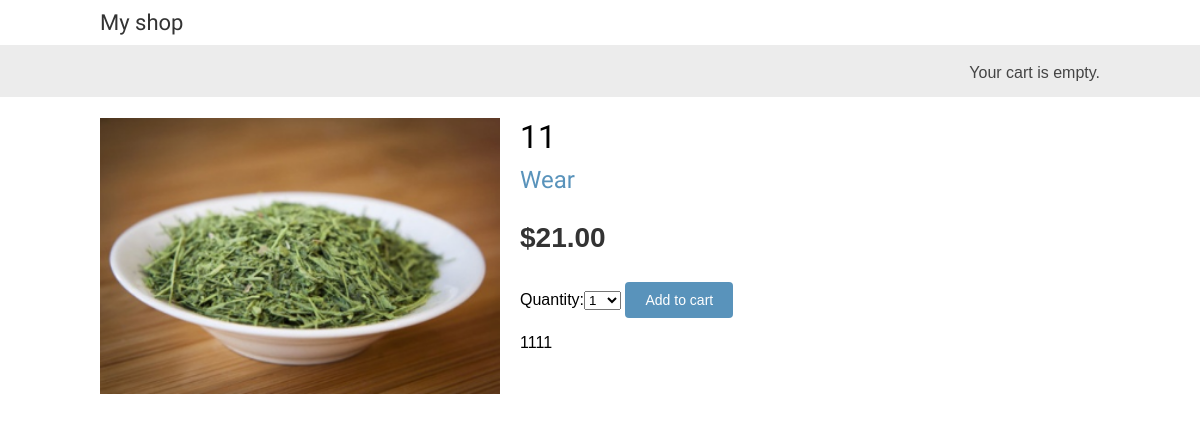
Screenshot of /3/11/ with the database file from the repository.
### shop/models.py (models this page shows, shortened)
class Product(models.Model):
    category = models.ForeignKey(Category, related_name='category', on_delete=models.CASCADE)
    name = models.CharField(max_length=200, db_index=True)
    slug = models.SlugField(max_length=200, db_index=True)
    image = models.ImageField(upload_to='products/%Y/%m/%d', blank=True)
    description = models.TextField(blank=True)
    price = models.DecimalField(max_digits=10, decimal_places=2)
    available = models.BooleanField(default=True)
    created = models.DateTimeField(auto_now_add=True)
    updated = models.DateTimeField(auto_now=True)
    class Meta:
        ordering = ('name',)
        index_together = (('id', 'slug'),)

class Category(models.Model):
    name = models.CharField(max_length=200, db_index=True)
    slug = models.SlugField(max_length=200, db_index=True, unique=True)
    class Meta:
        ordering = ('name',)
        verbose_name = 'category'
        verbose_name_plural = 'categories'
    def __str__(self):
        return self.name
    def get_absolute_url(self):
        return reverse('shop:product_list_by_category', args=[self.slug])

### shop/views.py (the view)
# urls.py: path('<int:id>/<slug:slug>/', views.product_detail, name='product_detail'),
def product_detail(request, id, slug):
    product = get_object_or_404(Product, id=id, slug=slug, available=True)
    cart_product_form = CartAddProductForm()
    return render(request, 'shop/product/detail.html', {'product': product, 'cart_product_form': cart_product_form})

### cart/forms.py
class CartAddProductForm(forms.Form):
    quantity = forms.TypedChoiceField(choices=PRODUCT_QUANTITY_CHOICES, coerce=int)
    update = forms.BooleanField(required=False, initial=False, widget=forms.HiddenInput)

### cart/cart.py (called while the page is built)
    def __len__(self):
        return sum(item['quantity'] for item in self.cart.values())

### cart/context_processors.py (called while the page is built)
def cart(request):
    return {'cart': Cart(request)}

### shop/templates/shop/product/detail.html (shortened to what this page needs)
{% extends "base.html" %}
{% load static %}
{% block content %}
    <div class="product-detail">
        <img src="{% if product.image %}{{ product.image.url }}{% else %}
        {% static "img/no_image.png" %}{% endif %}">
        <h1>{{ product.name }}</h1>
        <h2><a href="{{ product.category.get_absolute_url }}">{{ product.category }}</a></h2>
        <p class="price">${{ product.price }}</p>
<form action="{% url "cart:cart_add" product.id %}" method="post">
    {{ cart_product_form }}
    <input type="submit" value="Add to cart">
</form>
        {{ product.description|linebreaks }}
    </div>
{% endblock %}

### shop/static/css/base.css (style rules this page uses)
body { margin:0; padding:0; font-family:helvetica, sans-serif; }
h1, h2, h3, h4, h5 , h6 { font-family: 'Ubuntu', sans-serif; font-weight:normal; }
a { text-decoration:none; color:#5993bb; }
a.button, input[type="submit"] { color:#fff; background:#5993bb; border-radius:4px; padding:10px 20px; font-size:14px; border:0; }
.product-detail { text-align:justify; }
.product-detail .price { color:#333; font-size:28px; font-weight:bold; }
.product-detail img { width:40%; float:left; padding:0 20px 20px 0; }
.product-detail h1 { margin-bottom:0; }
.product-detail h2 { margin-top:10px; }

### rows the page displays
Product: image (picture), name "11", category "Wear", price "21.00", description "1111"
